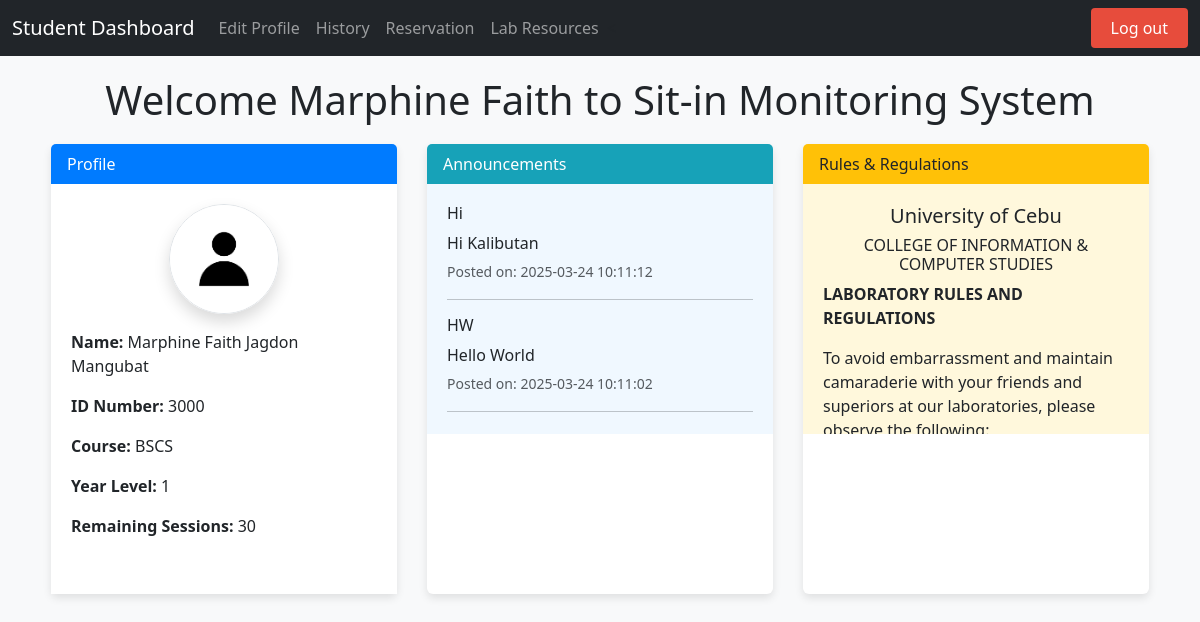
The app's page /dashboard.php (signed in) with its own data.
### tables this page shows
CREATE TABLE `user` (
  `IDNO` int(11) NOT NULL,
  `Lastname` varchar(50) NOT NULL,
  `Firstname` varchar(50) NOT NULL,
  `Midname` varchar(50) NOT NULL,
  `course` varchar(50) NOT NULL,
  `year_level` int(11) NOT NULL,
  `username` varchar(50) NOT NULL,
  `password` varchar(255) NOT NULL,
  `profilepic` varchar(255) NOT NULL DEFAULT 'default.png',
  `session_count` int(11) NOT NULL DEFAULT 30
);

CREATE TABLE `announcement` (
  `ID` int(11) NOT NULL,
  `TITLE` varchar(255) NOT NULL,
  `CONTENT` text NOT NULL,
  `CREATED_AT` timestamp NOT NULL DEFAULT current_timestamp()
);

### dashboard.php (the view, shortened to what this page needs)
<!DOCTYPE html>
<html lang="en">
<head>
    <link href="https://cdn.jsdelivr.net/npm/bootstrap@5.3.3/dist/css/bootstrap.min.css" rel="stylesheet">
</head>
<body class="d-flex flex-column min-vh-100">
    <nav class="navbar navbar-expand-lg navbar-dark bg-dark">
        <div class="container-fluid">
            <a class="navbar-brand" href="dashboard.php">Student Dashboard</a>
            <div class="collapse navbar-collapse" id="navbarNav">
                <ul class="navbar-nav">
                    <li class="nav-item"><a class="nav-link" href="edit.php">Edit Profile</a></li>
                    <li class="nav-item"><a class="nav-link" href="history.php">History</a></li>
                    <li class="nav-item"><a class="nav-link" href="reservation.php">Reservation</a></li>
                    <li class="nav-item"><a class="nav-link" href="view_lab_resources.php">Lab Resources</a></li>
                </ul>
                <<a href="login.php?logout=true" class="logout-btn ms-auto">Log out</a>
            </div>
        </div>
    </nav>
    <div class="container-fluid">
        <main role="main" class="px-md-4">
            <?php
            include "connect.php";
            if (isset($_SESSION['username'])) {
                $username = $_SESSION['username'];
                $sql = "SELECT * FROM user WHERE username='$username'";
                $result = $conn->query($sql);
                if ($result->num_rows > 0) {
                    $row = $result->fetch_assoc();
                    $Firstname = htmlspecialchars($row['Firstname']);
                    echo "<h1 class='page-title'>Welcome $Firstname to Sit-in Monitoring System</h1>";
                } else {
                    echo "<h1 class='page-title'>Welcome to Sit-in Monitoring System</h1>";
                }
            } else {
                echo "<h1 class='page-title'>Welcome to Sit-in Monitoring System</h1>";
            }
            ?>
            <div class="dashboard-container">
                <div class="dashboard-row">
                    <div class="dashboard-col">
                        <div class="card">
                            <div class="card-header">Profile</div>
                            <div class="card-body">
                                <?php
                                include "connect.php";
                                $username = $_SESSION['username'];
                                $sql = "SELECT * FROM user WHERE username='$username'";
                                $result = $conn->query($sql);
                                $profilepic = "uploads/default.png";
                                if (!empty($row['profilepic']) && file_exists("uploads/" . $row['profilepic'])) {
                                    $profilepic = "uploads/" . htmlspecialchars($row['profilepic']);
                                }
                                echo "<div class='text-center mb-3'><img src='$profilepic' class='rounded-circle border shadow' width='110' height='110' alt='Profile Picture'></div>";
                                if ($result->num_rows > 0) {
                                    $row = $result->fetch_assoc();
                                    $fullname = htmlspecialchars($row['Firstname']) . " " . htmlspecialchars($row['Midname']) . " " . htmlspecialchars($row['Lastname']);
                                    echo "<div class='profile-info'>";
                                    echo "<p><strong>Name:</strong> $fullname</p>";
                                    echo "<p><strong>ID Number:</strong> " . htmlspecialchars($row['IDNO']) . "</p>";
                                    echo "<p><strong>Course:</strong> " . htmlspecialchars($row['course']) . "</p>";
                                    echo "<p><strong>Year Level:</strong> " . htmlspecialchars($row['year_level']) . "</p>";
                                    echo "<p><strong>Remaining Sessions:</strong> " . htmlspecialchars($row['session_count']) . "</p>";
                                    echo "</div>";
                                } else {
                                    echo "<script>alert('No user data found');</script>";
                                }
                                ?>
                            </div>
                        </div>
                    </div>
                    <div class="dashboard-col">
                        <div class="card">
                            <div class="card-header" style="background-color: #17a2b8;">Announcements</div>
                            <div class="card-body announcement-box" style="background-color: #f0f8ff;">
                                <?php
                                $announcement_sql = "SELECT * FROM announcement ORDER BY CREATED_AT DESC";
                                $announcement_result = $conn->query($announcement_sql);
                                if ($announcement_result && $announcement_result->num_rows > 0) {
                                    while ($announcement = $announcement_result->fetch_assoc()) {
                                        echo "<div class='announcement-item mb-3'>";
                                        echo "<h6 class='mb-2'>" . htmlspecialchars($announcement['TITLE']) . "</h6>";
                                        echo "<p class='mb-1'>" . htmlspecialchars($announcement['CONTENT']) . "</p>";
                                        echo "<small class='text-muted'>Posted on: " . date("Y-m-d H:i:s", strtotime($announcement['CREATED_AT'])) . "</small>";
                                        echo "</div>";
                                        echo "<hr>";
                                    }
                                } else {
                                    echo "<p class='text-center'>No announcements available.</p>";
                                }
                                ?>
                            </div>
                        </div>
                    </div>
                    <div class="dashboard-col">
                        <div class="card">
                            <div class="card-header" style="background-color: #ffc107; color: #212529;">Rules & Regulations</div>
                            <div class="card-body rules-box" style="background-color: #fff8dc;">
                                <h5 class="text-center">University of Cebu</h5>
                                <h6 class="text-center">COLLEGE OF INFORMATION & COMPUTER STUDIES</h6>
                                <p><strong>LABORATORY RULES AND REGULATIONS</strong></p>
                                <p>To avoid embarrassment and maintain camaraderie with your friends and superiors at our laboratories, please observe the following:</p>
                            </div>
                        </div>
                    </div>
                </div>
            </div>
        </main>
    </div>
</body>
</html>

### dashboard.php (style rules this page uses)
body { background-color: #f8f9fa; display: flex; flex-direction: column; min-height: 100vh; }
.announcement-box, .rules-box { max-height: 250px; overflow-y: auto; }
.card { border: none; box-shadow: 0 4px 8px rgba(0, 0, 0, 0.1); transition: transform 0.3s ease-in-out; margin-bottom: 20px; height: 100%; }
.card-header { background-color: #007bff; color: white; border-bottom: none; }
.page-title { text-align: center; margin: 20px 0; }
.card-body { padding: 20px; background-color: #fff; }
.dashboard-container { padding: 0 15px; }
.dashboard-row { display: flex; flex-wrap: wrap; margin: 0 -15px; }
.dashboard-col { flex: 0 0 33.333333%; max-width: 33.333333%; padding: 0 15px; margin-bottom: 20px; }
.logout-btn { background-color: #e74c3c; color: white !important; padding: 8px 20px !important; border-radius: 4px; transition: all 0.3s ease; margin-left: 20px; text-decoration: none; }

### records on screen
user: Firstname "Marphine Faith", profilepic (placeholder picture), fullname "Marphine Faith Jagdon Mangubat", IDNO "3000", course "BSCS", year_level "1", session_count "30"
announcement: TITLE "Hi", CONTENT "Hi Kalibutan", CREATED_AT "2025-03-24 10:11:12"
announcement: TITLE "HW", CONTENT "Hello World", CREATED_AT "2025-03-24 10:11:02"
